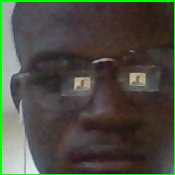
#> input picture AI/datasets/usman umar/face_10.jpg, 175 x 175 px
$ python recognize_image.py
#> lines starting #> are read from the running program, lines starting #| are printed output that depends on the picture; long printed decimals are rounded
import cv2
import os

# Base directory
BASE_DIR = os.path.abspath(
    os.path.join(
        os.path.dirname(__file__),
        ".."
    )
)

# Model paths
model_path = os.path.join(
    BASE_DIR,
    "models",
    "trained_model.yml"
)

label_path = os.path.join(
    BASE_DIR,
    "models",
    "labels.txt"
)

# Load recognizer
recognizer = cv2.face.LBPHFaceRecognizer_create()
recognizer.read(model_path)

# Load labels
labels = {}

with open(label_path, "r") as file:

#> (reads AI/models/labels.txt from the repository)
    for line in file:

        label_id, name = line.strip().split(",")

        labels[int(label_id)] = name
#> the answer given: ../datasets/usman umar/face_10.jpg


def recognize_face(image_path):

    # Read image
#> called with image_path = '../datasets/usman umar/face_10.jpg'
    image = cv2.imread(image_path)
#> image is the input picture: shape (175, 175, 3); mean B, G, R 65.6, 75.8, 76

    if image is None:

        return {
            "status": "error",
            "message": "Image not found"
        }

    print("Image loaded:", image_path)

    # Preview image
    cv2.imshow(
        "Test Image",
        image
    )

    cv2.waitKey(1000)
    cv2.destroyAllWindows()

    # Convert to grayscale
    gray = cv2.cvtColor(
        image,
        cv2.COLOR_BGR2GRAY
    )
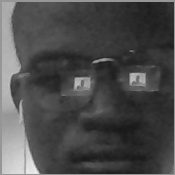
#> gray: shape (175, 175); min 24, max 237, mean 74.7

    # Since image is already cropped face
    face_region = gray

    # Predict face
    label, confidence = recognizer.predict(
        face_region
    )
#> label = 0; confidence = 0.132

    print(
        "Confidence:",
        confidence
    )
#| Confidence: 0.132

    # Recognition threshold
    if confidence < 100:

        user_name = labels.get(
            label,
            "Unknown"
        )
#> user_name = 'usman umar'

        return {
            "status": "recognized",
            "user": user_name,
            "confidence": confidence
        }

    return {
        "status": "unknown",
        "user": "Unknown",
        "confidence": confidence
    }


# Test run
if __name__ == "__main__":

    image_path = input(
        "Enter image path: "
    )

    result = recognize_face(
        image_path
    )
#> result = {'status': 'recognized', 'user': 'usman umar', 'confidence': 0.132}

    print(result)
#| {'status': 'recognized', 'user': 'usman umar', 'confidence': 0.132}
